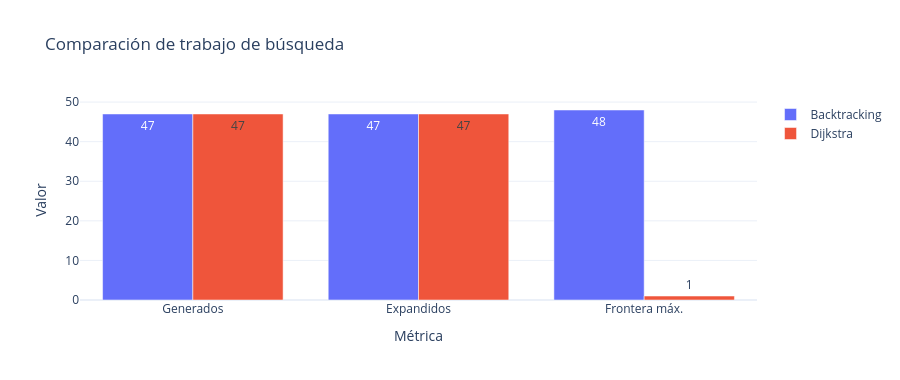

Notebook code cell kept with this figure:
### Markdown cell above
## 6. Sudoku diagonal
Además de las reglas del clásico, las dos diagonales principales deben contener los números del 1 al 9 sin repetición. Se usa la función de comparación del proyecto para aplicar ambos algoritmos al mismo tablero diagonal.

### Code cell
tablero_diagonal = get_puzzle("diagonal", "Dificil")
problema_diagonal = SudokuProblem(tablero_diagonal, "diagonal")
print("Estado inicial diagonal:")
mostrar_tablero(problema_diagonal.estado_inicial)

comparacion_diagonal, figura, resultados_diagonal, _ = compare_algorithms(
    tablero_diagonal, "diagonal"
)
for resultado in resultados_diagonal:
    comprobar_solucion(resultado, problema_diagonal)
    print(resultado.algorithm)
    mostrar_tablero(resultado.solution)

display(comparacion_diagonal)
figura.show(renderer="plotly_mimetype")

### Figure 1 — Plotly figure (JSON) as saved in the notebook; plotly's stock layout.template omitted (floating-point values rounded to 4 significant figures)
{"data": [{"alignmentgroup": "True", "hovertemplate": "Algoritmo=Backtracking<br>Métrica=%{x}<br>Valor=%{y}<extra></extra>", "legendgroup": "Backtracking", "marker": {"color": "#636efa", "pattern": {"shape": ""}}, "name": "Backtracking", "offsetgroup": "Backtracking", "orientation": "v", "showlegend": true, "textposition": "auto", "texttemplate": "%{y}", "type": "bar", "x": ["Generados", "Expandidos", "Frontera máx."], "xaxis": "x", "y": [47, 47, 48], "yaxis": "y"}, {"alignmentgroup": "True", "hovertemplate": "Algoritmo=Dijkstra<br>Métrica=%{x}<br>Valor=%{y}<extra></extra>", "legendgroup": "Dijkstra", "marker": {"color": "#EF553B", "pattern": {"shape": ""}}, "name": "Dijkstra", "offsetgroup": "Dijkstra", "orientation": "v", "showlegend": true, "textposition": "auto", "texttemplate": "%{y}", "type": "bar", "x": ["Generados", "Expandidos", "Frontera máx."], "xaxis": "x", "y": [47, 47, 1], "yaxis": "y"}], "layout": {"barmode": "group", "height": 380, "legend": {"title": {"text": ""}, "tracegroupgap": 0}, "title": {"text": "Comparación de trabajo de búsqueda"}, "xaxis": {"anchor": "y", "domain": [0, 1], "title": {"text": "Métrica"}}, "yaxis": {"anchor": "x", "domain": [0, 1], "title": {"text": "Valor"}}}}
